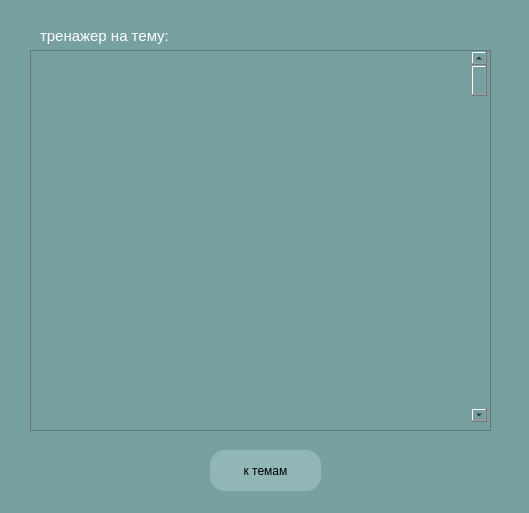
<?xml version="1.0" encoding="UTF-8"?>
<ui version="4.0">
 <class>MainWindow</class>
 <widget class="QMainWindow" name="MainWindow">
  <property name="geometry">
   <rect>
    <x>0</x>
    <y>0</y>
    <width>529</width>
    <height>513</height>
   </rect>
  </property>
  <property name="sizePolicy">
   <sizepolicy hsizetype="Minimum" vsizetype="Minimum">
    <horstretch>10</horstretch>
    <verstretch>0</verstretch>
   </sizepolicy>
  </property>
  <property name="maximumSize">
   <size>
    <width>529</width>
    <height>513</height>
   </size>
  </property>
  <property name="windowTitle">
   <string>MainWindow</string>
  </property>
  <property name="styleSheet">
   <string notr="true">background-color: rgb(119, 161, 161);</string>
  </property>
  <widget class="QWidget" name="centralwidget">
   <widget class="QLabel" name="label">
    <property name="geometry">
     <rect>
      <x>40</x>
      <y>10</y>
      <width>521</width>
      <height>51</height>
     </rect>
    </property>
    <property name="font">
     <font>
      <pointsize>11</pointsize>
      <weight>50</weight>
      <bold>false</bold>
     </font>
    </property>
    <property name="styleSheet">
     <string notr="true">color: rgb(255, 255, 255);</string>
    </property>
    <property name="text">
     <string>тренажер на тему:</string>
    </property>
   </widget>
   <widget class="QPushButton" name="btn_return">
    <property name="geometry">
     <rect>
      <x>210</x>
      <y>450</y>
      <width>111</width>
      <height>41</height>
     </rect>
    </property>
    <property name="styleSheet">
     <string notr="true">QPushButton {
	background-color: rgb(145, 182, 182);
	border-width: 2px;
	border-radius: 15px;
}

QPushbutton:pressed {
	background-color: white

}</string>
    </property>
    <property name="text">
     <string>к темам</string>
    </property>
   </widget>
   <widget class="QScrollArea" name="scrollArea">
    <property name="geometry">
     <rect>
      <x>30</x>
      <y>50</y>
      <width>461</width>
      <height>381</height>
     </rect>
    </property>
    <property name="widgetResizable">
     <bool>true</bool>
    </property>
    <widget class="QWidget" name="scrollAreaWidgetContents">
     <property name="geometry">
      <rect>
       <x>0</x>
       <y>0</y>
       <width>459</width>
       <height>379</height>
      </rect>
     </property>
     <widget class="QScrollBar" name="verticalScrollBar">
      <property name="geometry">
       <rect>
        <x>440</x>
        <y>0</y>
        <width>16</width>
        <height>371</height>
       </rect>
      </property>
      <property name="sizePolicy">
       <sizepolicy hsizetype="Fixed" vsizetype="Preferred">
        <horstretch>0</horstretch>
        <verstretch>0</verstretch>
       </sizepolicy>
      </property>
      <property name="orientation">
       <enum>Qt::Vertical</enum>
      </property>
     </widget>
    </widget>
   </widget>
  </widget>
 </widget>
 <resources/>
 <connections/>
</ui>
